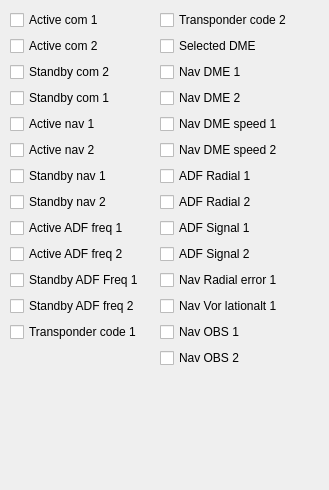
              <widget class="QWidget" name="comsTab">
               <attribute name="title">
                <string>Coms</string>
               </attribute>
               <widget class="QWidget" name="verticalLayoutWidget_2">
                <property name="geometry">
                 <rect>
                  <x>10</x>
                  <y>10</y>
                  <width>144</width>
                  <height>423</height>
                 </rect>
                </property>
                <property name="styleSheet">
                 <string/>
                </property>
                <layout class="QFormLayout" name="formLayout_3">
                 <property name="rowWrapPolicy">
                  <enum>QFormLayout::WrapAllRows</enum>
                 </property>
                 <item row="0" column="0">
                  <widget class="QCheckBox" name="cbActiveCom1">
                   <property name="styleSheet">
                    <string notr="true"/>
                   </property>
                   <property name="text">
                    <string>Active com 1</string>
                   </property>
                  </widget>
                 </item>
                 <item row="1" column="0">
                  <widget class="QCheckBox" name="cbActiveCom2">
                   <property name="styleSheet">
                    <string notr="true"/>
                   </property>
                   <property name="text">
                    <string>Active com 2</string>
                   </property>
                  </widget>
                 </item>
                 <item row="2" column="0">
                  <widget class="QCheckBox" name="cbStandbyCom2">
                   <property name="styleSheet">
                    <string notr="true"/>
                   </property>
                   <property name="text">
                    <string>Standby com 2</string>
                   </property>
                  </widget>
                 </item>
                 <item row="3" column="0">
                  <widget class="QCheckBox" name="cbStandbyCom1">
                   <property name="styleSheet">
                    <string notr="true"/>
                   </property>
                   <property name="text">
                    <string>Standby com 1</string>
                   </property>
                  </widget>
                 </item>
                 <item row="3" column="1">
                  <widget class="QCheckBox" name="cbNavActiveFrequency1">
                   <property name="text">
                    <string>Active nav 1</string>
                   </property>
                  </widget>
                 </item>
                 <item row="4" column="1">
                  <widget class="QCheckBox" name="cbNavActiveFrequency2">
                   <property name="text">
                    <string>Active nav 2</string>
                   </property>
                  </widget>
                 </item>
                 <item row="5" column="1">
                  <widget class="QCheckBox" name="cbNavStandbyFrequency1">
                   <property name="text">
                    <string>Standby nav 1</string>
                   </property>
                  </widget>
                 </item>
                 <item row="6" column="1">
                  <widget class="QCheckBox" name="cbNavStandbyFrequency2">
                   <property name="text">
                    <string>Standby nav 2</string>
                   </property>
                  </widget>
                 </item>
                 <item row="7" column="1">
                  <widget class="QCheckBox" name="cbAdfActiveFrequency1">
                   <property name="text">
                    <string>Active ADF freq 1</string>
                   </property>
                  </widget>
                 </item>
                 <item row="8" column="1">
                  <widget class="QCheckBox" name="cbAdfActiveFrequency2">
                   <property name="text">
                    <string>Active ADF freq 2</string>
                   </property>
                  </widget>
                 </item>
                 <item row="9" column="1">
                  <widget class="QCheckBox" name="cbAdfStandbyFrequency1">
                   <property name="text">
                    <string>Standby ADF Freq 1</string>
                   </property>
                  </widget>
                 </item>
                 <item row="10" column="1">
                  <widget class="QCheckBox" name="cbAdfStandbyFrequency2">
                   <property name="text">
                    <string>Standby ADF freq 2</string>
                   </property>
                  </widget>
                 </item>
                 <item row="11" column="1">
                  <widget class="QCheckBox" name="cbTransponderCode1">
                   <property name="text">
                    <string>Transponder code 1</string>
                   </property>
                  </widget>
                 </item>
                </layout>
               </widget>
               <widget class="QWidget" name="formLayoutWidget_7">
                <property name="geometry">
                 <rect>
                  <x>160</x>
                  <y>10</y>
                  <width>160</width>
                  <height>471</height>
                 </rect>
                </property>
                <layout class="QFormLayout" name="formLayout_11">
                 <property name="rowWrapPolicy">
                  <enum>QFormLayout::WrapAllRows</enum>
                 </property>
                 <item row="0" column="0">
                  <widget class="QCheckBox" name="cbTransponderCode2">
                   <property name="text">
                    <string>Transponder code 2</string>
                   </property>
                  </widget>
                 </item>
                 <item row="1" column="0">
                  <widget class="QCheckBox" name="cbSelectedDme">
                   <property name="text">
                    <string>Selected DME</string>
                   </property>
                  </widget>
                 </item>
                 <item row="2" column="0">
                  <widget class="QCheckBox" name="cbNavDme1">
                   <property name="text">
                    <string>Nav DME 1</string>
                   </property>
                  </widget>
                 </item>
                 <item row="3" column="0">
                  <widget class="QCheckBox" name="cbNavDme2">
                   <property name="text">
                    <string>Nav DME 2</string>
                   </property>
                  </widget>
                 </item>
                 <item row="4" column="0">
                  <widget class="QCheckBox" name="cbNavDmespeed1">
                   <property name="text">
                    <string>Nav DME speed 1</string>
                   </property>
                  </widget>
                 </item>
                 <item row="5" column="0">
                  <widget class="QCheckBox" name="cbNavDmespeed2">
                   <property name="text">
                    <string>Nav DME speed 2</string>
                   </property>
                  </widget>
                 </item>
                 <item row="6" column="0">
                  <widget class="QCheckBox" name="cbAdfRadial1">
                   <property name="text">
                    <string>ADF Radial 1</string>
                   </property>
                  </widget>
                 </item>
                 <item row="7" column="0">
                  <widget class="QCheckBox" name="cbAdfRadial2">
                   <property name="text">
                    <string>ADF Radial 2</string>
                   </property>
                  </widget>
                 </item>
                 <item row="8" column="0">
                  <widget class="QCheckBox" name="cbAdfSignal1">
                   <property name="text">
                    <string>ADF Signal 1</string>
                   </property>
                  </widget>
                 </item>
                 <item row="9" column="0">
                  <widget class="QCheckBox" name="cbAdfSignal2">
                   <property name="text">
                    <string>ADF Signal 2</string>
                   </property>
                  </widget>
                 </item>
                 <item row="10" column="0">
                  <widget class="QCheckBox" name="cbNavRadialError1">
                   <property name="text">
                    <string>Nav Radial error 1</string>
                   </property>
                  </widget>
                 </item>
                 <item row="11" column="0">
                  <widget class="QCheckBox" name="cbNavVorLatlonalt1">
                   <property name="text">
                    <string>Nav Vor lationalt 1</string>
                   </property>
                  </widget>
                 </item>
                 <item row="12" column="0">
                  <widget class="QCheckBox" name="cbNavObs1">
                   <property name="text">
                    <string>Nav OBS 1</string>
                   </property>
                  </widget>
                 </item>
                 <item row="13" column="0">
                  <widget class="QCheckBox" name="cbNavObs2">
                   <property name="text">
                    <string>Nav OBS 2</string>
                   </property>
                  </widget>
                 </item>
                </layout>
               </widget>
              </widget>
